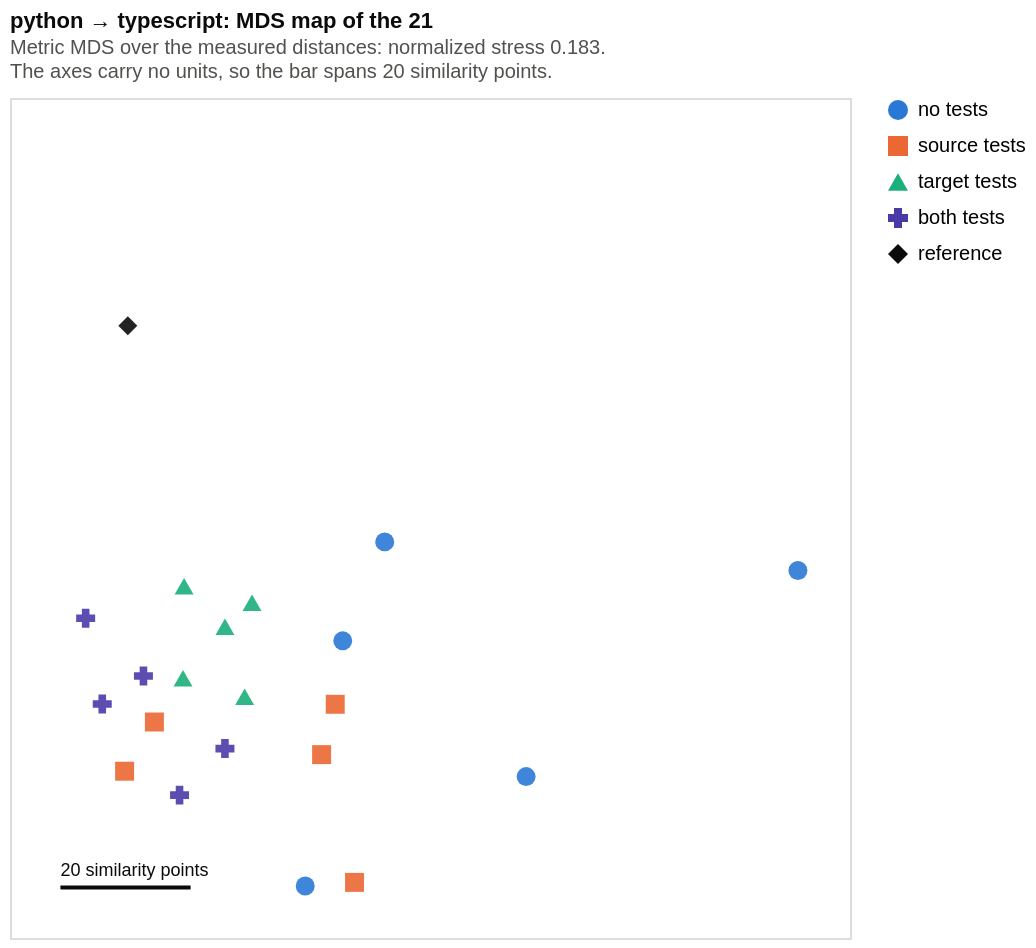

Describe this chart as a Vega-Lite specification.
### Vega-Lite specification from a JSON file in a GitHub repository (floating-point values rounded to 4 significant figures)
{"config": {"view": {"continuousWidth": 300, "continuousHeight": 300}}, "layer": [{"data": {"name": "data-52557358cdf0b65add49cae4c577d3ee"}, "mark": {"type": "rule", "color": "#0b0b0b", "strokeWidth": 2}, "encoding": {"x": {"axis": {"domain": false, "grid": false, "labels": false, "ticks": false, "title": null}, "field": "x", "scale": {"domain": [-39.42, 89.61], "nice": false}, "type": "quantitative"}, "x2": {"field": "x2"}, "y": {"axis": {"domain": false, "grid": false, "labels": false, "ticks": false, "title": null}, "field": "y", "scale": {"domain": [-39.42, 89.61], "nice": false}, "type": "quantitative"}}}, {"data": {"name": "data-14610b8a9cd2b6dd90f9ff1fcfbe3525"}, "mark": {"type": "text", "align": "left", "baseline": "bottom", "color": "#0b0b0b", "dy": -4, "fontSize": 9}, "encoding": {"text": {"field": "text", "type": "nominal"}, "x": {"axis": {"domain": false, "grid": false, "labels": false, "ticks": false, "title": null}, "field": "x", "scale": {"domain": [-39.42, 89.61], "nice": false}, "type": "quantitative"}, "y": {"axis": {"domain": false, "grid": false, "labels": false, "ticks": false, "title": null}, "field": "y", "scale": {"domain": [-39.42, 89.61], "nice": false}, "type": "quantitative"}}}, {"data": {"name": "data-39f7f3fee6258a870551868ce9e215fb"}, "mark": {"type": "point", "filled": true, "opacity": 0.9, "size": 90}, "encoding": {"color": {"field": "condition", "legend": {"symbolOpacity": 1, "title": null}, "scale": {"domain": ["no tests", "source tests", "target tests", "both tests", "reference"], "range": ["#2a78d6", "#eb6834", "#1baf7a", "#4a3aa7", "#0b0b0b"]}, "sort": ["no tests", "source tests", "target tests", "both tests", "reference"], "type": "nominal"}, "shape": {"field": "condition", "legend": {"symbolOpacity": 1, "title": null}, "scale": {"domain": ["no tests", "source tests", "target tests", "both tests", "reference"], "range": ["circle", "square", "triangle-up", "cross", "diamond"]}, "sort": ["no tests", "source tests", "target tests", "both tests", "reference"], "type": "nominal"}, "tooltip": [{"field": "port", "title": "port", "type": "nominal"}, {"field": "condition", "title": "condition", "type": "nominal"}, {"field": "reference_pct", "format": ".2f", "title": "vs reference %", "type": "quantitative"}], "x": {"axis": {"domain": false, "grid": false, "labels": false, "ticks": false, "title": null}, "field": "x", "scale": {"domain": [-39.42, 89.61], "nice": false}, "type": "quantitative"}, "y": {"axis": {"domain": false, "grid": false, "labels": false, "ticks": false, "title": null}, "field": "y", "scale": {"domain": [-39.42, 89.61], "nice": false}, "type": "quantitative"}}}], "height": 420, "title": {"text": "python → typescript: MDS map of the 21", "anchor": "start", "color": "#0b0b0b", "fontSize": 11, "offset": 8, "subtitle": ["Metric MDS over the measured distances: normalized stress 0.183.", "The axes carry no units, so the bar spans 20 similarity points."], "subtitleColor": "#52514e", "subtitleFontSize": 10}, "width": 420, "$schema": "https://vega.github.io/schema/vega-lite/v6.4.1.json", "datasets": {"data-52557358cdf0b65add49cae4c577d3ee": [{"x": -31.68, "x2": -11.68, "y": -31.68}], "data-14610b8a9cd2b6dd90f9ff1fcfbe3525": [{"x": -31.68, "x2": -11.68, "y": -31.68, "text": "20 similarity points"}], "data-39f7f3fee6258a870551868ce9e215fb": [{"run_id": "20260909T005215Z_9a3e20fe", "x": 5.927, "y": -31.42, "condition": "no tests", "reference_pct": 7.121, "port": "9a3e20fe"}, {"run_id": "20260909T024849Z_b96078c6", "x": 18.13, "y": 21.42, "condition": "no tests", "reference_pct": 35.17, "port": "b96078c6"}, {"run_id": "20260909T130706Z_31ac2789", "x": 39.86, "y": -14.63, "condition": "no tests", "reference_pct": 5.162, "port": "31ac2789"}, {"run_id": "20260909T151143Z_170b737d", "x": 81.61, "y": 17.02, "condition": "no tests", "reference_pct": 1.193, "port": "170b737d"}, {"run_id": "20260909T182714Z_2643e4be", "x": 11.69, "y": 6.224, "condition": "no tests", "reference_pct": 38.58, "port": "2643e4be"}, {"run_id": "20260909T002206Z_273cf6b9", "x": 10.54, "y": -3.519, "condition": "source tests", "reference_pct": 40.56, "port": "273cf6b9"}, {"run_id": "20260909T022216Z_19e0fe30", "x": -17.24, "y": -6.243, "condition": "source tests", "reference_pct": 40.73, "port": "19e0fe30"}, {"run_id": "20260909T124157Z_4ee67ba2", "x": 8.442, "y": -11.25, "condition": "source tests", "reference_pct": 40.54, "port": "4ee67ba2"}, {"run_id": "20260909T144331Z_5b46f630", "x": 13.5, "y": -30.88, "condition": "source tests", "reference_pct": 8.981, "port": "5b46f630"}, {"run_id": "20260909T180307Z_280f3890", "x": -21.82, "y": -13.8, "condition": "source tests", "reference_pct": 40.82, "port": "280f3890"}, {"run_id": "20260909T004354Z_a47a3057", "x": -3.379, "y": -2.359, "condition": "target tests", "reference_pct": 43.44, "port": "a47a3057"}, {"run_id": "20260909T023701Z_e94dca40", "x": -6.403, "y": 8.384, "condition": "target tests", "reference_pct": 44.62, "port": "e94dca40"}, {"run_id": "20260909T125752Z_09b2c811", "x": -2.246, "y": 12.08, "condition": "target tests", "reference_pct": 43.31, "port": "09b2c811"}, {"run_id": "20260909T150124Z_a7cd2ee9", "x": -12.68, "y": 14.62, "condition": "target tests", "reference_pct": 42.73, "port": "a7cd2ee9"}, {"run_id": "20260909T181751Z_00b43b48", "x": -12.85, "y": 0.4908, "condition": "target tests", "reference_pct": 43.42, "port": "00b43b48"}, {"run_id": "20260909T001426Z_1c28aa33", "x": -6.407, "y": -10.33, "condition": "both tests", "reference_pct": 41.13, "port": "1c28aa33"}, {"run_id": "20260909T020947Z_ffb57550", "x": -18.92, "y": 0.8298, "condition": "both tests", "reference_pct": 41.5, "port": "ffb57550"}, {"run_id": "20260909T123239Z_5982b634", "x": -27.8, "y": 9.704, "condition": "both tests", "reference_pct": 49.82, "port": "5982b634"}, {"run_id": "20260909T142951Z_4ff7cdec", "x": -13.38, "y": -17.48, "condition": "both tests", "reference_pct": 41.61, "port": "4ff7cdec"}, {"run_id": "20260909T175143Z_62b61540", "x": -25.25, "y": -3.482, "condition": "both tests", "reference_pct": 41.55, "port": "62b61540"}, {"run_id": "reference", "x": -21.32, "y": 54.62, "condition": "reference", "reference_pct": 100.0, "port": "reference"}]}}
